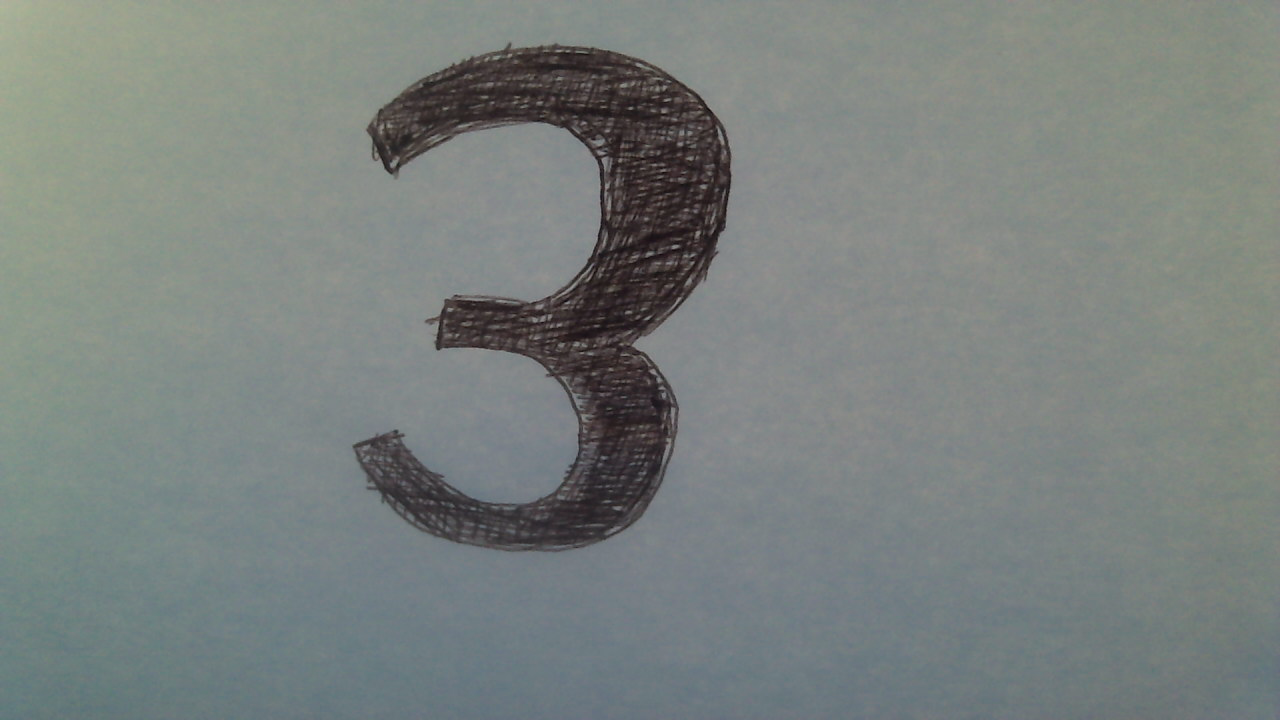
#> input picture CameraUtils/test.png, 1280 x 720 px
$ python -i camera.py   (imports and definitions only)
#> lines starting #> are read from the running program, lines starting #| are printed output that depends on the picture; after the words box and inside, x2 and y2 are one past the last pixel; in counts of white or black regions, pixels touching at a corner belong together
#> further down, picture is the input picture: shape (720, 1280, 3); mean B, G, R 126.1, 128.6, 121.8
import cv2
import numpy as np
import imutils
import datetime
import matplotlib.pyplot as plt
import pathlib
from PIL import Image


def saveImage(path):
    cap = cv2.VideoCapture('http://192.168.40.68:8082/?action=snapshot')
    ret, f = cap.read()
    plt.imsave(path, f, cmap='Greys')


def openImage(path):
    return np.asarray(Image.open(path))

def get_img_contour_thresh(img):
    print(img.shape)
#| (720, 1280, 3)
    x, y, w, h = (200, 20, 600, 1000)
    gray = cv2.cvtColor(img, cv2.COLOR_BGR2GRAY)
    blur = cv2.GaussianBlur(gray, (35, 35), 0)
    ret, thresh1 = cv2.threshold(blur, 70, 255, cv2.THRESH_BINARY_INV + cv2.THRESH_OTSU)
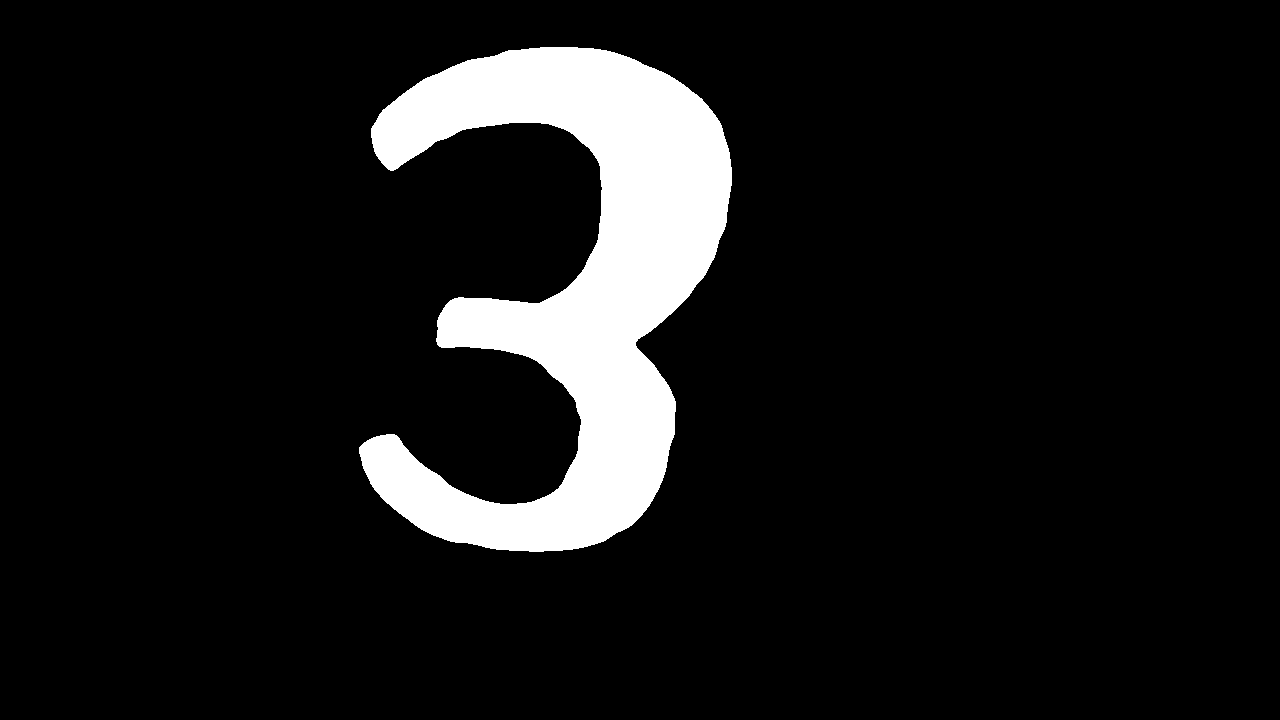
#> thresh1: shape (720, 1280); 9.3% white; 1 white region, box (x1, y1, x2, y2) and area: (359, 47, 732, 552) 85560
#> ret = 97
    thresh1 = thresh1[y:y + h, x:x + w]
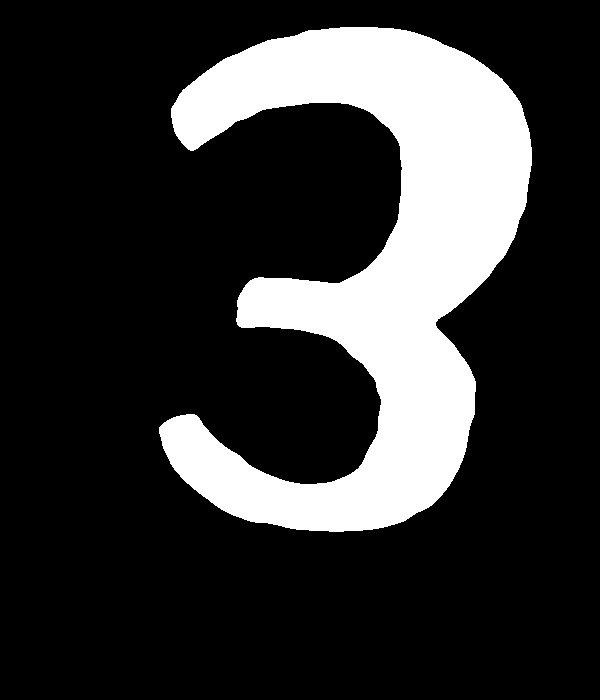
#> thresh1: shape (700, 600); 20.4% white; 1 white region
    contours, hierarchy = cv2.findContours(thresh1, cv2.RETR_TREE, cv2.CHAIN_APPROX_SIMPLE)[-2:]
#> contours = 1 contour; box (x1, y1, x2, y2) and area: (159, 27, 532, 532) 84535
    return img, contours, thresh1


def extractNumbers(imagePath, save=False, savePath=None, show=False):
    frame = openImage(imagePath)

    imgray = cv2.cvtColor(frame, cv2.COLOR_BGR2GRAY)

    blur = cv2.GaussianBlur(imgray, (35, 35), 0)


    # The threshold is really high to improve number recognition.
    # If the threshold was lower, small imperfection in the number might become false detections.
    thresh = cv2.threshold(blur, 255, 255,  cv2.THRESH_BINARY_INV | cv2.THRESH_OTSU)[1]
    kernel = cv2.getStructuringElement(cv2.MORPH_ELLIPSE, (1, 5))
    thresh = cv2.morphologyEx(thresh, cv2.MORPH_OPEN, kernel)

    contours= cv2.findContours(thresh, cv2.RETR_TREE, cv2.CHAIN_APPROX_SIMPLE)[0]

    imgID = 0

    filepath = 'testOut_{}.png'

    for c in contours:

        # compute the bounding box of the contour
        (x, y, w, h) = cv2.boundingRect(c)
        newImage = thresh[y:y + h, x:x + w]
        newImage = cv2.resize(newImage, (28, 28))
        newImage = np.array(newImage)
        if save:
            plt.imsave(filepath.format(str(imgID)), newImage, cmap='Greys')
            imgID += 1
        if show:
            cv2.imshow('Number', newImage)
            cv2.waitKey()
        yield newImage


# [7 lines not run here, left out]

>>> import cv2
>>> picture = cv2.imread('test.png')
>>> result = get_img_contour_thresh(picture)
